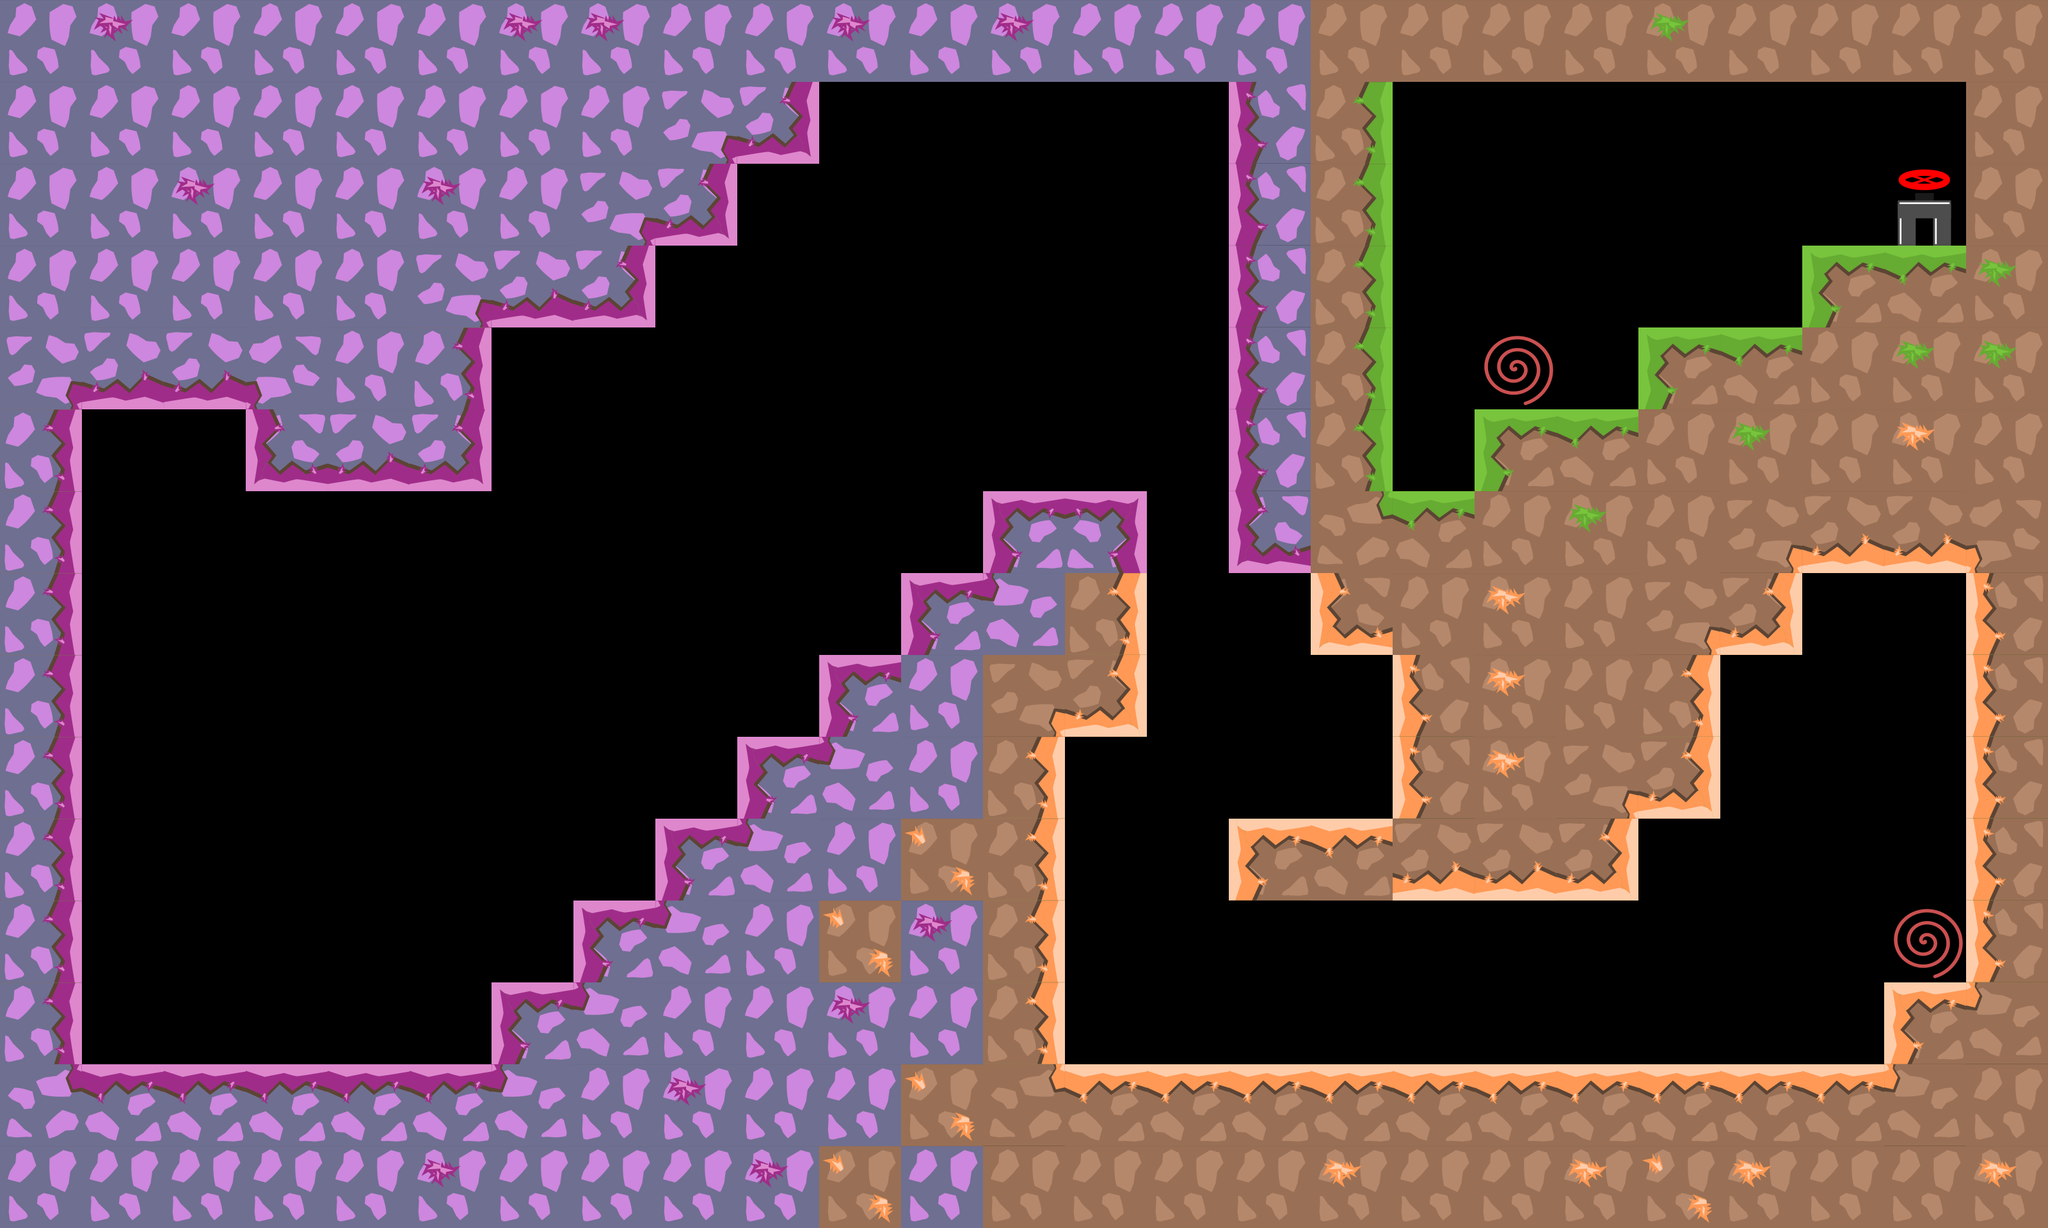

A 2D game scene composited from a Tiled map and its tileset images. What follows is a short description and the map's XML, with each tile layer's data collapsed to a summary:
An orthogonal 25x15 tile map with 128x128 px tiles, 2 tile layers (graphics, oil), 6 tilesets and 40 objects.

<map version="1.0" tiledversion="1.1.1" orientation="orthogonal" renderorder="right-down" width="25" height="15" tilewidth="128" tileheight="128" infinite="0" nextobjectid="225">
 <tileset firstgid="1" source="tiles_128x128.tsx" />
 <tileset firstgid="37" source="tiles_oil_128x128.tsx" />
 <tileset firstgid="77" source="tiles_128x128_green.tsx" />
 <tileset firstgid="113" source="tiles_128x128_orange.tsx" />
 <tileset firstgid="149" source="tiles_128x128_purple.tsx" />
 <tileset firstgid="185" source="tiles_128x128_vines.tsx" />
 <layer name="graphics" width="25" height="15">
  <data>[375 cells, 216 non-empty, 37 distinct tile ids]</data>
 </layer>
 <layer name="oil" width="25" height="15">
  <data>[375 cells, 0 non-empty, 0 distinct tile ids]</data>
 </layer>
 <objectgroup name="blocks">
  <object id="1" x="8" y="1664.63" width="3196" height="247.372" />
  <object id="2" x="3072" y="4" width="112" height="1696" />
  <object id="3" x="64" y="52" width="64" height="1684" />
  <object id="4" x="8" y="4" width="3172" height="120" />
  <object id="199" x="128" y="512" width="256" height="128" />
  <object id="200" x="384" y="512" width="384" height="256" />
  <object id="201" x="768" y="384" width="256" height="128" />
  <object id="202" x="1024" y="256" width="128" height="128" />
  <object id="203" x="1152" y="128" width="128" height="128" />
  <object id="204" x="768" y="1536" width="128" height="128" />
  <object id="205" x="896" y="1408" width="128" height="128" />
  <object id="206" x="1024" y="1280" width="128" height="128" />
  <object id="207" x="1152" y="1152" width="128" height="128" />
  <object id="208" x="1280" y="1024" width="128" height="128" />
  <object id="209" x="1408" y="896" width="128" height="128" />
  <object id="210" x="1536" y="768" width="256" height="384" />
  <object id="211" x="1536" y="1152" width="128" height="512" />
  <object id="212" x="1920" y="1280" width="640" height="128" />
  <object id="213" x="2176" y="1024" width="512" height="256" />
  <object id="214" x="2048" y="768" width="256" height="256" />
  <object id="215" x="2304" y="640" width="256" height="128" />
  <object id="216" x="2560" y="512" width="256" height="128" />
  <object id="217" x="2816" y="384" width="256" height="128" />
  <object id="218" x="2816" y="768" width="256" height="128" />
  <object id="219" x="2688" y="896" width="128" height="128" />
  <object id="220" x="2944" y="1536" width="128" height="128" />
  <object id="221" x="1920" y="128" width="256" height="768" />
 </objectgroup>
 <objectgroup name="slope" />
 <objectgroup name="passBlock" />
 <objectgroup name="flowers">
  <object id="24" x="2426.42" y="1497.22" width="69.697" height="69.697">
   <ellipse />
  </object>
  <object id="74" x="1086.42" y="945.338" width="69.697" height="69.697">
   <ellipse />
  </object>
  <object id="75" x="1457.45" y="629.095" width="69.697" height="69.697">
   <ellipse />
  </object>
  <object id="80" x="844.005" y="1188.73" width="69.697" height="69.697">
   <ellipse />
  </object>
  <object id="83" x="2468.85" y="421.338" width="69.697" height="69.697">
   <ellipse />
  </object>
  <object id="152" x="1753.7" y="1332" width="69.697" height="60.6061">
   <ellipse />
  </object>
  <object id="153" x="2699.64" y="292.126" width="69.697" height="60.6061">
   <ellipse />
  </object>
  <object id="157" x="1991.03" y="1114.79" width="69.697" height="69.697">
   <ellipse />
  </object>
  <object id="178" x="2754.79" y="1367.28" width="69.697" height="60.6061">
   <ellipse />
  </object>
 </objectgroup>
 <objectgroup name="end">
  <object id="44" x="2963.8" y="277.885" width="93" height="95">
   <ellipse />
  </object>
 </objectgroup>
 <objectgroup name="pushBlocks">
  <object id="158" x="2055.07" y="1520.91" width="124.667" height="124.667" />
 </objectgroup>
 <objectgroup name="damage" />
 <objectgroup name="warp_a">
  <object id="223" x="2968.24" y="1432.24" width="79.5152" height="79.5152">
   <ellipse />
  </object>
 </objectgroup>
 <objectgroup name="warp_b">
  <object id="224" x="2328.24" y="536.242" width="79.5152" height="79.5152">
   <ellipse />
  </object>
 </objectgroup>
</map>
